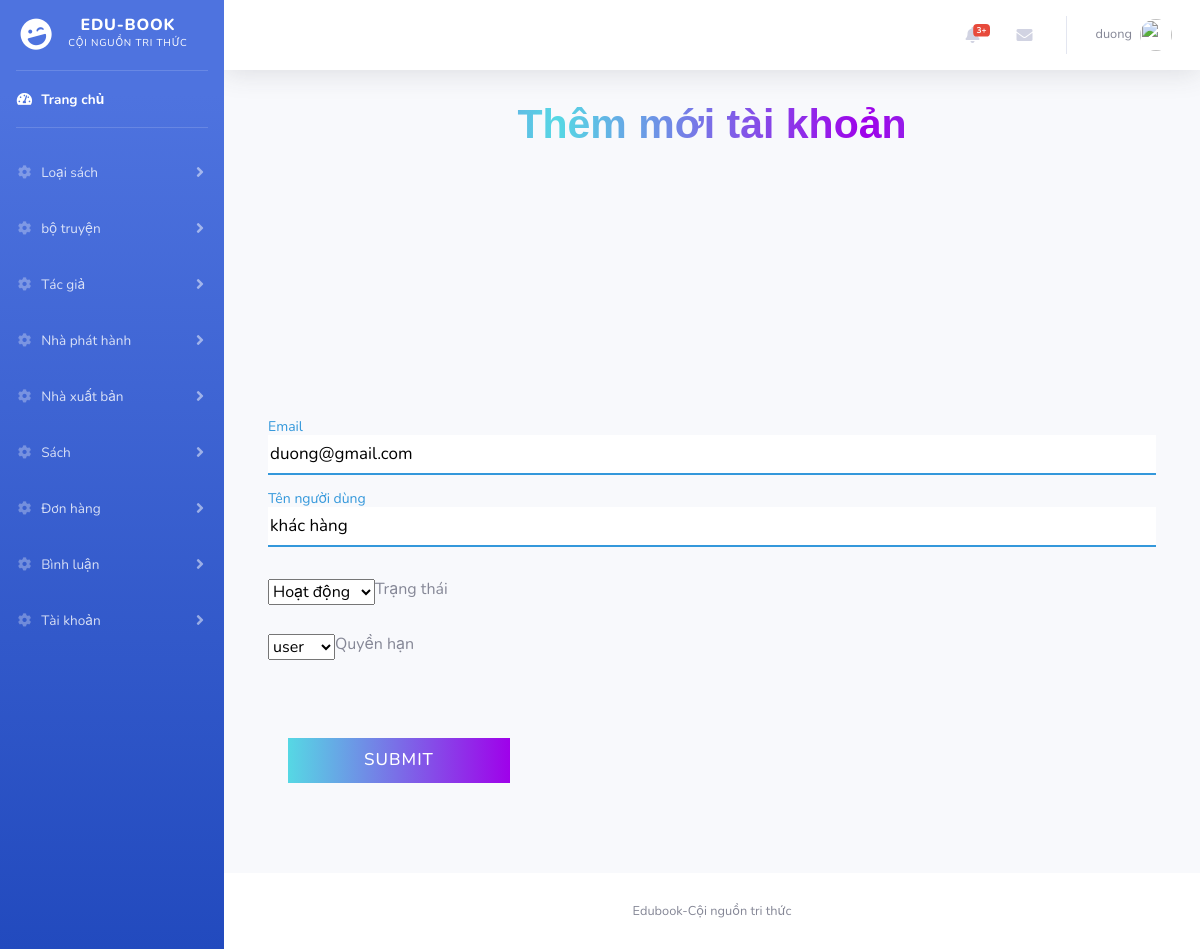
The app's page /index.php?controller=taiKhoan_fix&id=28 (signed in) with its own data.
### tables this page shows
CREATE TABLE `users` (
  `id_user` int(11) NOT NULL,
  `email` varchar(255) NOT NULL,
  `mat_khau` varchar(100) NOT NULL,
  `sdt` varchar(10) DEFAULT NULL,
  `ten` varchar(100) DEFAULT 'khác hàng',
  `anh` varchar(100) NOT NULL DEFAULT 'user.jpg',
  `id_dia_chi` int(11) NOT NULL,
  `id_quyen` int(11) NOT NULL DEFAULT 4,
  `trang_thai` tinyint(1) NOT NULL DEFAULT 1
);

### DAO/TaiKhoanDAO.php (called while the page is built, shortened)
<?php
include_once('models/Taikhoan.php');
class TaiKhoanDAO
{
    private $PDO;
    public function __construct()
    {
        require_once('config/PDO.php');
        $this->PDO = $pdo;
    }
    public function showRole()
    {
        $sql = "SELECT * FROM `quyen` WHERE trang_thai=1";
        $stmt = $this->PDO->prepare($sql);
        $stmt->execute();
        $roles = array();
        while ($row = $stmt->fetch(PDO::FETCH_ASSOC)) {
            $role = new role(
                $row['id_quyen'],
                $row['ten_quyen']
            );
            $roles[] = $role;
        }
        return $roles;
    }
    public function showOne($id)
    {
        $sql = "SELECT users.id_user,ten,email,users.trang_thai,quyen.ten_quyen FROM `users` JOIN quyen ON users.id_quyen=quyen.id_quyen WHERE `id_user`=$id";
        $stmt = $this->PDO->prepare($sql);
        $stmt->execute();
        $users = array();
        while ($row = $stmt->fetch(PDO::FETCH_ASSOC)) {
            $user = new TaiKhoan(
                $row['id_user'],
                $row['ten'],
                $row['email'],
                $row['ten_quyen'],
                $row['trang_thai'],
            );
            $users[] = $user;
        }
        return $users;
    }
}

### models/Taikhoan.php (called while the page is built, shortened)
<?php
class TaiKhoan
{
    public function __construct($id, $name, $email, $quyen, $trang_thai)
    {
        $this->name = $name;
        $this->email = $email;
        $this->quyen = $quyen;
        $this->trang_thai = $trang_thai;
    }
}
class role
{
    public function __construct($id, $name)
    {
        $this->id = $id;
        $this->name = $name;
    }
}

### views/taiKhoan/admin/fix.php (the view, shortened to what this page needs)
<?php include "views/layout/admin/Header.php";
?>
<div class="container" ">
    <div class=" text">
    Thêm mới tài khoản
</div>
<form action="index.php?controller=taiKhoan_fix" method="post" style="min-height: 500px;">
    <?php foreach ($list as $key => $vl) { ?>
        <div class=" form-row">
            <div class="input-data">
                <input type="email" name="email" value="<?php echo $vl->email ?>" required>
                <div class="underline"></div>
                <label for="">Email</label>
            </div>
        </div>
        <div class=" form-row">
            <div class="input-data">
                <input type="text" name="ten" value="<?php echo $vl->name ?>" required>
                <div class="underline"></div>
                <label for="">Tên người dùng</label>
            </div>
        </div>
        <div class=" form-row">
            <div class="input-data">
                <select name="trang_thai" id="">
                    <?php if ($vl->trang_thai == 1) { ?>
                        <option value="1">Hoạt động</option>
                    <?php } else { ?>
                        <option value="0">Vô hiệu hoá</option>
                        <option value="1">Hoạt động</option>
                    <?php } ?>
                </select>
                <div class="underline"></div>
                <label for="">Trạng thái</label>
            </div>
            <div class="input-data" style="margin-top: 15px;">
                <select name="quyen" id="">
                    <?php foreach ($roles as $key => $vl1) { ?>
                        <?php if ($vl->quyen == $vl1->name) { ?>
                            <option value=" <?php echo $vl1->id ?>"> <?php echo  $vl1->name ?></option>
                        <?php } ?>
                    <?php } ?>
                </select>
                <div class="underline"></div>
                <label for="">Quyền hạn</label>
            </div>
        </div>
    <?php } ?>
    <div class="form-row">
        <div class="input-data textarea">
            <div class="form-row submit-btn">
                <div class="input-data">
                    <div class="inner"></div>
                    <input type="submit" value="submit">
                </div>
            </div>
        </div>
</form>
</div>
<?php include "views/layout/admin/Footer.php"; ?>

### assets/css/form/style.css (style rules this page uses)
.container .text { text-align: center; font-size: 41px; font-weight: 600; font-family: "Poppins", sans-serif; background: -webkit-linear-gradient( right, #56d8e4, #9f01ea, #56d8e4, #9f01ea ); -webkit-background-clip: text; -webkit-text-fill-color: transparent; margin-bottom: 217px; }
.container form { padding: 30px 0 0 0; }
.container form .form-row { display: flex; margin: 32px 0; }
form .form-row .input-data { width: 100%; height: 40px; margin: 0 20px; position: relative; }
form .form-row .textarea { height: 70px; }
.input-data input, .textarea textarea { display: block; width: 100%; height: 100%; border: none; font-size: 17px; border-bottom: 2px solid rgba(0, 0, 0, 0.12); }
.input-data input:focus ~ label, .textarea textarea:focus ~ label, .input-data input:valid ~ label, .textarea textarea:valid ~ label { transform: translateY(-20px); font-size: 14px; color: #3498db; }
.input-data label { position: absolute; pointer-events: none; bottom: 10px; font-size: 16px; transition: all 0.3s ease; }
.input-data .underline { position: absolute; bottom: 0; height: 2px; width: 100%; }
.input-data .underline:before { position: absolute; content: ""; height: 2px; width: 100%; background: #3498db; transform: scaleX(0); transform-origin: center; transition: transform 0.3s ease; }
.input-data input:focus ~ .underline:before, .input-data input:valid ~ .underline:before, .textarea textarea:focus ~ .underline:before, .textarea textarea:valid ~ .underline:before { transform: scale(1); }
.submit-btn .input-data { overflow: hidden; height: 45px !important; width: 25% !important; }
.submit-btn .input-data .inner { height: 100%; width: 300%; position: absolute; left: -100%; background: -webkit-linear-gradient( right, #56d8e4, #9f01ea, #56d8e4, #9f01ea ); transition: all 0.4s; }
.submit-btn .input-data input { background: none; border: none; color: #fff; font-size: 17px; font-weight: 500; text-transform: uppercase; letter-spacing: 1px; cursor: pointer; position: relative; z-index: 2; }

### records on screen
users: email "duong@gmail.com", ten "khác hàng", trang_thai "Hoạt động"

### other values on screen
$_SESSION['name'] "duong"
form field quyen "user"
